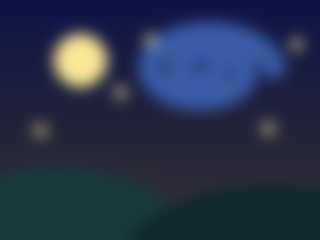
#> input picture art/night.png, 320 x 240 px, found by its file name
$ python artgen.py art/night.png
#> lines starting #> are read from the running program, lines starting #| are printed output that depends on the picture
### tools/paintmock.py
"""Mock up the pointillist backdrop: contacts paint a picture in strokes.

    python3 tools/paintmock.py                # every background in art/
    python3 tools/paintmock.py art/night.png  # just one

Writes dist/paint.html: each background at several contact counts, with its
quantised source beside it for comparison.

Why this shape of design. Every "one mark per person" scheme caps out: beads,
spots and segments look fine at 8 and break at 30. A painting inverts that -
few strokes is sparse and abstract, many is a picture resolving, so more
contacts is the GOOD case.

Two things make it work at the counts people actually reach:

* **R2 low-discrepancy placement.** Every new stroke lands in the largest
  remaining gap, so the canvas looks evenly and deliberately covered at 8
  contacts and at 80, with no clumping and no rearranging of earlier strokes.

* **Several strokes per contact.** One dot per person fails on arithmetic:
  120 dots carries about 120 pixels of information, and nobody at a hackathon
  has 120 contacts. Clustering decouples canvas resolution from the size of
  someone's social life, and attribution survives - a contact owns its whole
  cluster, and the cursor highlights all of them together.
"""

import base64
import glob
import io
import math
import os
import sys

from PIL import Image, ImageEnhance, ImageFilter

W, H = 320, 240
COUNTS = [8, 20, 40, 80]
# Must track the app. apps/bump_pets.lua paints S.total * STROKES,
# capped by free heap; a mock that disagrees explores a design that
# is not the one shipping.
STROKES = 2
PALETTE = 10     # colours the badge will ship

# Per-background tuning. One global contrast setting cannot serve both: the
# forest is muddy and needs pushing apart, while the night scene already has
# strong separation and turns neon under the same treatment. Keyed by file
# name, falling back to a gentle default.
TUNING = {
    "forest.png": dict(contrast=1.9, colour=1.35, palette=10, blur=2),
    "night.png": dict(contrast=1.1, colour=1.0, palette=12, blur=2),
}
DEFAULT_TUNING = dict(contrast=1.25, colour=1.1, palette=10, blur=2)

# R2 low-discrepancy sequence (plastic constant).
G = 1.32471795724474602596
A1, A2 = 1.0 / G, 1.0 / (G * G)


def prepare(path):
    """Crop, resize, boost and quantise a background the way the badge will."""
#> called with path = 'art/night.png'
    t = TUNING.get(os.path.basename(path), DEFAULT_TUNING)
    img = Image.open(path).convert("RGB")
#> img is the input picture: PIL image 320x240 RGB; mean R, G, B 38.7, 50.5, 75.6
    # Centre-crop to 4:3 before resizing: squashing a 1.54 image into 1.33
    # bends every vertical line in it.
    sw, sh = img.size
#> sw = 320; sh = 240
    want = W / H
    if sw / sh > want:
        nw = int(sh * want)
        img = img.crop(((sw - nw) // 2, 0, (sw - nw) // 2 + nw, sh))
    elif sw / sh < want:
        nh = int(sw / want)
        img = img.crop((0, (sh - nh) // 2, sw, (sh - nh) // 2 + nh))
    img = img.resize((W, H), Image.LANCZOS)
    # A few hundred strokes carry a few hundred pixels of information, so the
    # big regions have to be pushed apart before sampling. Sampling the raw
    # image just averages everything into one colour.
    img = ImageEnhance.Contrast(img).enhance(t["contrast"])
    img = ImageEnhance.Color(img).enhance(t["colour"])
    img = img.filter(ImageFilter.GaussianBlur(t["blur"]))
    return img.quantize(colors=t["palette"], method=Image.MEDIANCUT,
                        dither=Image.NONE).convert("RGB")
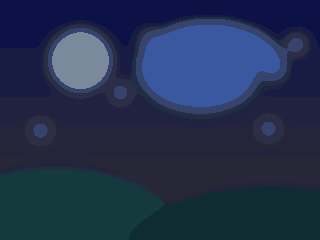
#> returned value: PIL image 320x240 RGB; mean R, G, B 34.7, 48.4, 77.5


# [23 lines left out: functions radius_for, strokes, not called in this run]


CREATURE = (
    '<g opacity="0.97">'
    '<rect x="132" y="150" width="56" height="48" rx="24" fill="#f2a53c"/>'
    '<rect x="144" y="162" width="32" height="32" rx="16" fill="#ffe6c4"/>'
    '<rect x="126" y="106" width="68" height="60" rx="30" fill="#f7b04a"/>'
    '<rect x="130" y="86" width="18" height="28" rx="9" fill="#f2a53c"/>'
    '<rect x="172" y="86" width="18" height="28" rx="9" fill="#f2a53c"/>'
    '<rect x="142" y="124" width="14" height="18" rx="7" fill="#241c18"/>'
    '<rect x="164" y="124" width="14" height="18" rx="7" fill="#241c18"/>'
    '<rect x="145" y="127" width="5" height="5" rx="2.5" fill="#fff"/>'
    '<rect x="167" y="127" width="5" height="5" rx="2.5" fill="#fff"/>'
    '<rect x="156" y="145" width="8" height="6" rx="3" fill="#3a2a22"/>'
    '</g>')


# [58 lines left out: functions svg, embed, main, not called in this run]


# [2 lines that do not run on import are left out]

### tools/artgen.py
"""Turn a background image into the two constants the badge ships.

    python3 tools/artgen.py art/night.png

Prints a Lua snippet: a palette, and one character per stroke naming that
stroke's colour.

The badge never sees the image. Stroke positions are deterministic (the R2
low-discrepancy sequence), so their colours can be baked at build time and
looked up with a single string.byte. That costs a few hundred bytes of source
against the several kilobytes an image would need, and the compile-memory
ceiling is spent on source bytes.
"""

import sys
import os

sys.path.insert(0, os.path.dirname(os.path.abspath(__file__)))
from paintmock import prepare, A1, A2, W, H   # noqa: E402

MAXS = 120       # strokes the app will ever draw
FIRST = 65       # 'A'; palette index = byte - 64


def main():
    path = sys.argv[1] if len(sys.argv) > 1 else "art/night.png"
    img = prepare(path)
    px = img.load()

    # The quantised image has few colours; collect them in first-seen order
    # so the palette is exactly what the strokes need and nothing more.
    palette, index = [], {}
    codes = []
    for i in range(1, MAXS + 1):
        x = ((0.5 + A1 * i) % 1.0) * W
        y = ((0.5 + A2 * i) % 1.0) * H
        h = (i * 2654435761) & 0xFFFFFFFF
        x += ((h >> 3) % 9) - 4
        y += ((h >> 11) % 9) - 4
        cx = min(W - 1, max(0, int(x)))
        cy = min(H - 1, max(0, int(y)))
        rgb = px[cx, cy]
        if rgb not in index:
            index[rgb] = len(palette)
            palette.append(rgb)
        codes.append(chr(FIRST + index[rgb]))
#> this loop made 120 passes
#> rgb on passes 1 to 12: (12, 18, 70), (36, 37, 58), (58, 88, 159), (40, 39, 56), (123, 137, 156), (21, 58, 61), (32, 34, 64), (12, 18, 70), (36, 37, 58), (12, 18, 70), (36, 37, 58), (58, 88, 159)
#> after the loop, codes = 120 items, first 6: 'A', 'B', 'C', 'D', 'E', 'F'; index = 12 items; palette = [(12, 18, 70), (36, 37, 58), (58, 88, 159), (40, 39, 56), (123, 137, 156), (21, 58, 61), (32, 34, 64), (54, 67, 109), (15, 44, 50), (24, 27, 66), (44, 46, 69), (32, 46, 68)]

    if len(palette) > 26:
        sys.stderr.write(f"palette of {len(palette)} exceeds 26\n")
        return 1

    pal = ", ".join("0x%02x%02x%02x" % c for c in palette)
    art = "".join(codes)

    print(f"-- generated by tools/artgen.py from {os.path.basename(path)}")
    print(f"-- {len(palette)} colours, {MAXS} strokes")
#| -- 12 colours, 120 strokes
    print("C.PAL = {" + pal + "}")
#> (printed output is left out)
    print(f'C.ART = "{art}"')
#| C.ART = "ABCDEFGABABCFGABHFHIGADCFJIHAKGDGFGABKDCFGABKFJILFBHDEFLIBADCFGIBJBCDKFHLDJICFKADJFJIGABCLHIGABJDCFGABEFCIGABCFJIHABCDHF"
    print()
    sys.stderr.write(
        f"{len(palette)} colours, {MAXS} strokes, "
        f"{len(pal) + len(art) + 24} bytes of Lua\n")
    return 0


if __name__ == "__main__":
    sys.exit(main())
#> (the program exits here)
